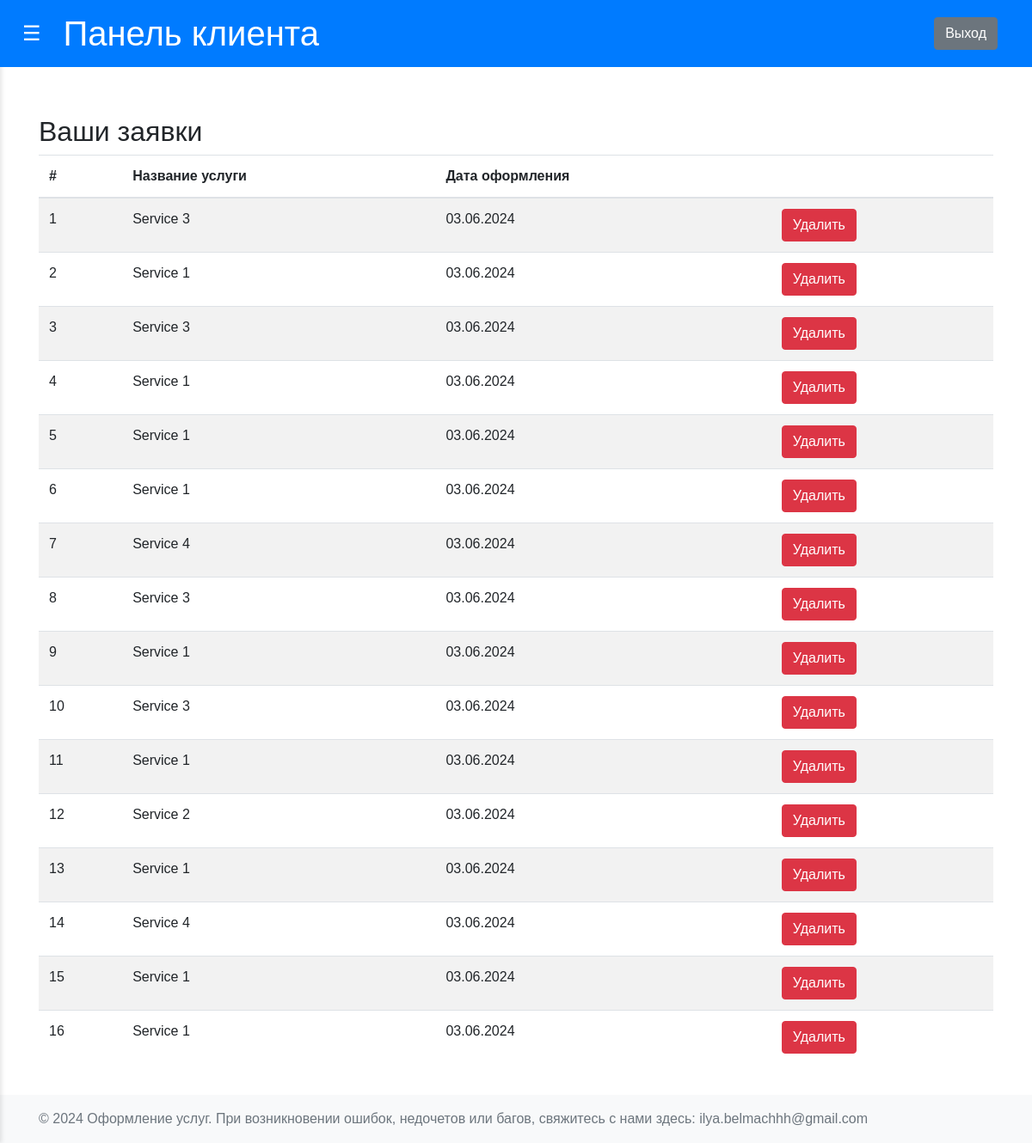
Screenshot of /view_client_requests (signed in) with the database file from the repository.
### app/models.py (models this page shows, shortened)
class OrderRequest(db.Model):
    __tablename__ = 'OrderRequest'
    id = db.Column(db.Integer, primary_key=True)
    client_id = db.Column(db.Integer, db.ForeignKey('Clients.id'), nullable=False)
    service_id = db.Column(db.Integer, db.ForeignKey('Services.id'))
    order_date = db.Column(db.Date, nullable=False)
    client = db.relationship('Clients', backref=db.backref('OrderRequest', lazy=True))
    service = db.relationship('Services', backref=db.backref('OrderRequest', lazy=True))

class Services(db.Model):
    __tablename__ = 'Services'
    id = db.Column(db.Integer, primary_key=True)
    service_name = db.Column(db.String(150), nullable=False)
    cost = db.Column(db.Float, nullable=False)

### app/clients/routs.py (the view)
@clients.route('/view_client_requests')
def view_client_requests():
    if session.get('role') != 'client':
        return redirect(url_for('users.login'))
    client_id = session.get('user_id')
    orders = OrderRequest.query.filter_by(client_id=client_id).all()
    return render_template('client/view_requests.html', orders=orders)

### app/__init__.py (called while the page is built)
def create_app(config=Config):
    app = Flask(__name__)
    app.config.from_object(config)
    app.jinja_env.filters['zip'] = zip
    @app.template_filter()
    def kravchuk_date_format(date_value: date):
        if date_value:
            return date_value.strftime("%d.%m.%Y")
        return date_value
    db.init_app(app)
    from app.users.routes import users
    from app.clients.routs import clients
    from app.employees.routs import employees
    from app.admin.routs import admin
    app.register_blueprint(users)
    app.register_blueprint(clients)
    app.register_blueprint(employees)
    app.register_blueprint(admin)
    return app

### app/templates/client/view_requests.html (shortened to what this page needs)
{% extends "client/dashboard_client_base.html" %}
{% block content %}
<div class="container mt-4">
    <h2>Ваши заявки</h2>
    <table class="table table-striped">
        <thead>
            <tr>
                <th>#</th>
                <th>Название услуги</th>
                <th>Дата оформления</th>
                <th></th>
            </tr>
        </thead>
        <tbody>
            {% for order in orders %}
            <tr>
                <td>{{ loop.index }}</td>
                <td>{{ order.service.service_name }}</td>
                <td>{{ order.order_date|kravchuk_date_format }}</td>
                <td>
                    <form action="{{ url_for('clients.delete_request', request_id=order.id) }}" method="post">
                        <button type="submit" class="btn btn-danger">Удалить</button>
                    </form>
                </td>
            </tr>
            {% endfor %}
        </tbody>
    </table>
</div>
{% endblock %}

### app/static/css/styles.css (style rules this page uses)
body { font-family: Arial, sans-serif; margin: 0; display: flex; height: 100vh; overflow: hidden; }
main h2 { margin-top: 0; }

### rows the page displays
OrderRequest: service.service_name "Service 3", order_date|kravchuk_date_format "03.06.2024"
OrderRequest: service.service_name "Service 1", order_date|kravchuk_date_format "03.06.2024"
OrderRequest: service.service_name "Service 3", order_date|kravchuk_date_format "03.06.2024"
OrderRequest: service.service_name "Service 1", order_date|kravchuk_date_format "03.06.2024"
OrderRequest: service.service_name "Service 1", order_date|kravchuk_date_format "03.06.2024"
OrderRequest: service.service_name "Service 1", order_date|kravchuk_date_format "03.06.2024"
OrderRequest: service.service_name "Service 4", order_date|kravchuk_date_format "03.06.2024"
OrderRequest: service.service_name "Service 3", order_date|kravchuk_date_format "03.06.2024"
OrderRequest: service.service_name "Service 1", order_date|kravchuk_date_format "03.06.2024"
OrderRequest: service.service_name "Service 3", order_date|kravchuk_date_format "03.06.2024"
OrderRequest: service.service_name "Service 1", order_date|kravchuk_date_format "03.06.2024"
OrderRequest: service.service_name "Service 2", order_date|kravchuk_date_format "03.06.2024"
OrderRequest: service.service_name "Service 1", order_date|kravchuk_date_format "03.06.2024"
OrderRequest: service.service_name "Service 4", order_date|kravchuk_date_format "03.06.2024"
OrderRequest: service.service_name "Service 1", order_date|kravchuk_date_format "03.06.2024"
OrderRequest: service.service_name "Service 1", order_date|kravchuk_date_format "03.06.2024"
